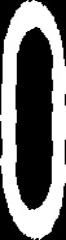
#> input picture dataset/real/resized/resized_0+3.jpg, 66 x 240 px; its folder holds 4 pictures in this run
$ python model.py
#> lines starting #> are read from the running program, lines starting #| are printed output that depends on the picture
### data_augmentation.py
import random
import cv2
from matplotlib import pyplot as plt
import numpy as np
import os


def image_rotation(image):
    degrees = random.randint(-20, 20)
    (h, w) = image.shape[:2]
    (cX, cY) = (w // 2, h // 2)
    M = cv2.getRotationMatrix2D((cX, cY), degrees, 1.0)
    result = cv2.warpAffine(image, M, (w, h))

    return result


def image_crop(image):
    scale = 0.8 + 0.2 * random.random()
    height, width = int(image.shape[0] * scale), int(image.shape[1] * scale)
    x = random.randint(0, image.shape[1] - int(width))
    y = random.randint(0, image.shape[0] - int(height))
    cropped = image[y : y + height, x : x + width]

    return cv2.resize(cropped, (image.shape[1], image.shape[0]))


def image_dilate(img, kernel=np.ones((3, 3), np.uint8), iterations=1):
    return cv2.erode(img, kernel, iterations=iterations)


def image_translation(image):
    shift_X = random.randint(-10, 10)
    shift_Y = random.randint(-10, 10)
    M = np.float32([[1, 0, shift_X], [0, 1, shift_Y]])
    translated = cv2.warpAffine(image, M, (image.shape[1], image.shape[0]))

    return translated

### model.py
from sklearn.model_selection import train_test_split
from sklearn.neighbors import KNeighborsClassifier
from sklearn.neural_network import MLPClassifier
from sklearn.metrics import confusion_matrix
import joblib
from sklearn import svm
import numpy as np
import os
import cv2
from data_augmentation import *


def knn(data, labels, digit):

    # Split data into test and train data
    nsamples, nx, ny = data.shape
    dataset = data.reshape((nsamples, nx * ny))
    x_train, x_test, y_train, y_test = train_test_split(
        dataset, labels, test_size=0.33, random_state=42
    )

    # KNN class instance
    clf = KNeighborsClassifier(n_neighbors=3)

    # Training
    clf.fit(x_train, y_train)

    # Testing
    y_pred = clf.predict(x_test)

    # Confusion matrix
    cm = confusion_matrix(y_test, y_pred)

    # Accuracy
    accuracy = clf.score(x_test, y_test)

    # Saving the model
    joblib.dump(clf, f"model/knn/model_{digit}")

    print("\n-- K Nearest Neighbors --")
    print("Training completed")
    print("Accuracy : " + str(accuracy))
    print("Confusion Matrix :")
    print(cm)

    return clf


def mlp(data, labels, digit):

    # Split data into test and train data
    nsamples, nx, ny = data.shape
    dataset = data.reshape((nsamples, nx * ny))
    x_train, x_test, y_train, y_test = train_test_split(
        dataset, labels, test_size=0.33, random_state=42
    )

    # Multi layer perceptron class instance
    clf = MLPClassifier(
        solver="lbfgs",
        alpha=1e-4,
        hidden_layer_sizes=200,
        random_state=1,
    )

    # Training
    clf.fit(x_train, y_train)

    # Testing
    y_pred = clf.predict(x_test)

    # Confusion matrix
    cm = confusion_matrix(y_test, y_pred)

    # Accuracy
    accuracy = clf.score(x_test, y_test)

    # Saving the model
    joblib.dump(clf, f"model/mlp/model_{digit}")

    print("\n-- Multi Layer Perceptron --")
    print("Training completed")
    print("Accuracy : " + str(accuracy))
    print("Confusion Matrix :")
    print(cm)


def svm_function(data, labels, digit):

    # Split data into test and train data
    nsamples, nx, ny = data.shape
    dataset = data.reshape((nsamples, nx * ny))
    x_train, x_test, y_train, y_test = train_test_split(
        dataset, labels, test_size=0.33, random_state=42
    )

    # SVM class instance
    clf = svm.SVC(kernel="linear", C=1, gamma=1)

    # Training
    clf.fit(x_train, y_train)

    # Testing
    y_pred = clf.predict(x_test)

    # Confusion matrix
    cm = confusion_matrix(y_test, y_pred)

    # Accuracy
    accuracy = clf.score(x_test, y_test)

    # Saving the model
    joblib.dump(clf, f"model/svm/model_{digit}")

    print("\n-- SVM --")
    print("Training completed")
    print("Training Accuracy : " + str(accuracy))
    print("Confusion Matrix :")
    print(cm)


def get_images_numbers():
    images = os.listdir("dataset/real/resized/")
    labels = []
    images_read = []
    augmentation = [image_rotation, image_crop, image_dilate, image_translation]
    for i in images:
        label = i.split("_", 1)[1]
        label = label.split("+", 1)[0]
        image = cv2.imread("dataset/real/resized/" + i)
#> image is the input picture: shape (240, 66, 3); min 0, max 255, mean 117.1
        image = cv2.cvtColor(image, cv2.COLOR_BGR2GRAY)
#> image: shape (240, 66)
        for j in augmentation:
            for i in range(25):
                images_read.append(j(image))
                labels.append(label)
#> this loop made 4 passes
#> pass 1, in image_rotation, `result = cv2.warpAffine(image, M, (w, h))`:
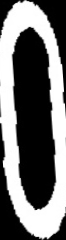
#> result: shape (240, 66); min 0, max 255, mean 113.6
#> pass 1, in image_rotation (call 2), `result = cv2.warpAffine(image, M, (w, h))`:
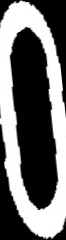
#> result: shape (240, 66); min 0, max 255, mean 109.1
#> pass 1, in image_rotation (call 3), `result = cv2.warpAffine(image, M, (w, h))`:
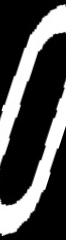
#> result: shape (240, 66); min 0, max 255, mean 75
#> pass 1, in image_rotation (call 4), `result = cv2.warpAffine(image, M, (w, h))`:
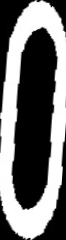
#> result: shape (240, 66); min 0, max 255, mean 113.7
#> after the loop, images_read = 100 items; labels = 100 items, first 6: '0', '0', '0', '0', '0', '0'
        images_read.append(image)
        labels.append(label)
#> pass 2 of the loop in get_images_numbers, `for i in images:`:
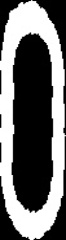
#> input picture dataset/real/resized/resized_0+4.jpg, 66 x 240 px
#> in get_images_numbers, image is the input picture: shape (240, 66, 3); min 0, max 255, mean 110
#> image: shape (240, 66)
#> the loop in get_images_numbers, `for j in augmentation:` made 4 passes
#> pass 1, in image_rotation (call 28), `result = cv2.warpAffine(image, M, (w, h))`:
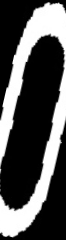
#> result: shape (240, 66); min 0, max 255, mean 83
#> pass 1, in image_rotation (call 29), `result = cv2.warpAffine(image, M, (w, h))`:
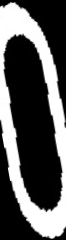
#> result: shape (240, 66); min 0, max 255, mean 88.5
#> after the loop in get_images_numbers, `for j in augmentation:`: images_read = 201 items; labels = 201 items, first 6: '0', '0', '0', '0', '0', '0'
#> pass 3 of the loop in get_images_numbers, `for i in images:`:
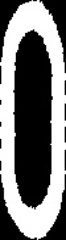
#> input picture dataset/real/resized/resized_0+6(2).jpg, 66 x 240 px
#> in get_images_numbers, image is the input picture: shape (240, 66, 3); min 0, max 255, mean 119.6
#> image: shape (240, 66)
#> the loop in get_images_numbers, `for j in augmentation:` made 4 passes
#> pass 1, in image_rotation (call 53), `result = cv2.warpAffine(image, M, (w, h))`:
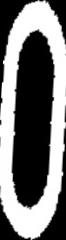
#> result: shape (240, 66); min 0, max 255, mean 117.6
#> pass 1, in image_rotation (call 54), `result = cv2.warpAffine(image, M, (w, h))`:
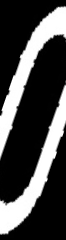
#> result: shape (240, 66); min 0, max 255, mean 72.6
#> the loop made 4 passes; the first 3 are shown

    model_knn = knn(np.array(images_read), labels, "numbers")
    model_mlp = mlp(np.array(images_read), labels, "numbers")
    model_svm = svm_function(np.array(images_read), labels, "numbers")

    return model_knn, model_mlp, model_svm


def get_images_letters():
    images = os.listdir("dataset_letters/all/")
    labels = []
    images_read = []
    augmentation = [image_rotation, image_crop, image_dilate, image_translation]
    for i in images:
        label = i.split("_", 1)[1]
        label = label.split(".", 1)[0]
        label = label.split("+", 1)[0]
        image = cv2.imread("dataset_letters/all/" + i)
        image = cv2.cvtColor(image, cv2.COLOR_BGR2GRAY)
        for j in augmentation:
            for i in range(25):
                images_read.append(j(image))
                labels.append(label)
        images_read.append(image)
        labels.append(label)

    model_knn = knn(np.array(images_read), labels, "letters")
    model_mlp = mlp(np.array(images_read), labels, "letters")
    model_svm = svm_function(np.array(images_read), labels, "letters")

    return model_knn, model_mlp, model_svm


#> (the run stopped early here; a loop or call above may not have finished)
